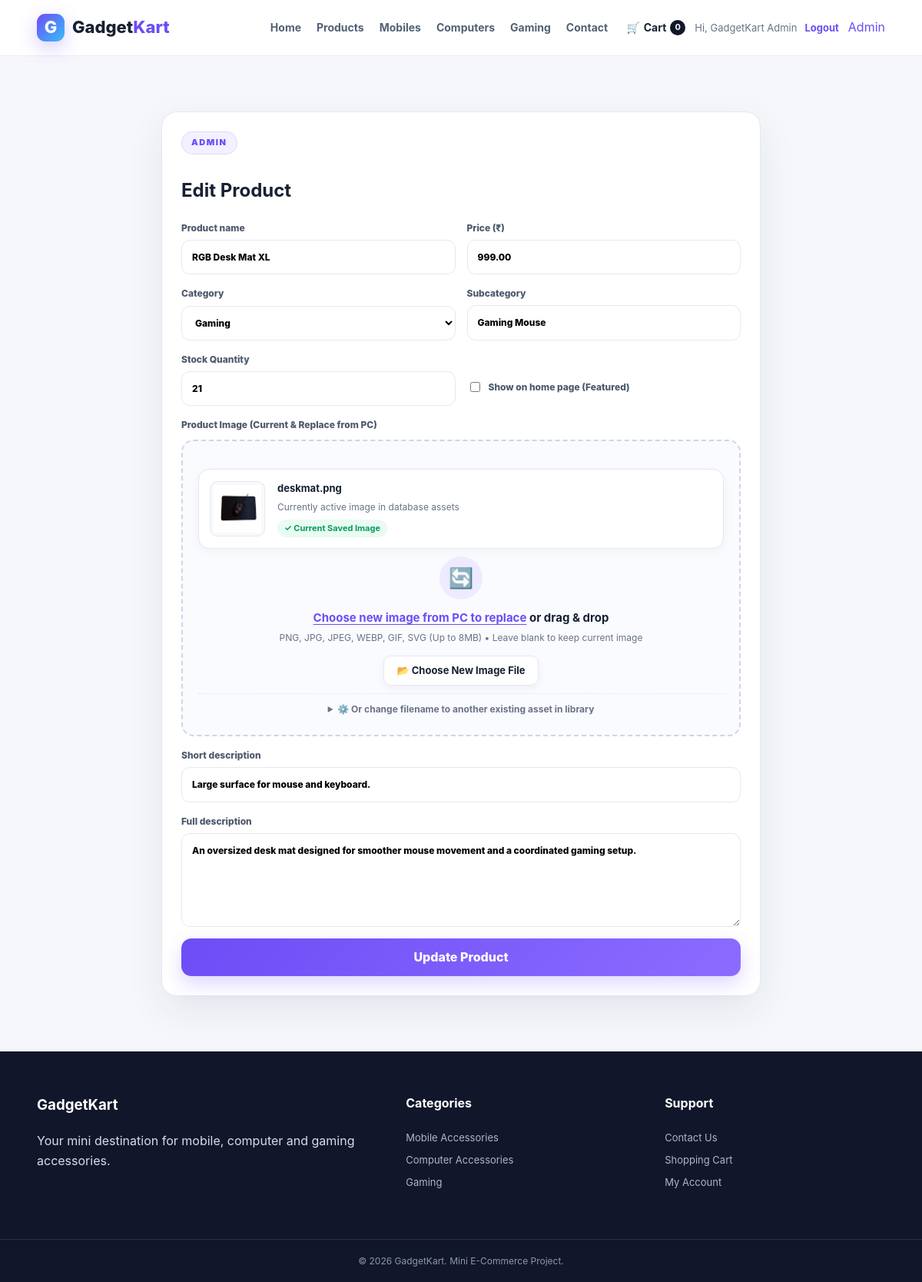
The app's page /admin/edit-product.php?id=24 (signed in) with its own data.
### tables this page shows
CREATE TABLE products (
  id INT AUTO_INCREMENT PRIMARY KEY,
  name VARCHAR(150) NOT NULL,
  category VARCHAR(80) NOT NULL,
  subcategory VARCHAR(80) NOT NULL,
  price DECIMAL(10,2) NOT NULL,
  stock INT NOT NULL DEFAULT 0,
  image VARCHAR(255) NOT NULL,
  short_description VARCHAR(255) NOT NULL,
  description TEXT NOT NULL,
  is_featured TINYINT(1) NOT NULL DEFAULT 0,
  is_active TINYINT(1) NOT NULL DEFAULT 1,
  created_at TIMESTAMP DEFAULT CURRENT_TIMESTAMP
);

### includes/functions.php (called while the page is built, shortened)
<?php
function e($value) {
    return htmlspecialchars((string)$value, ENT_QUOTES, 'UTF-8');
}

### admin/edit-product.php (the view, shortened to what this page needs)
<?php
require_once '../includes/functions.php';
$id = (int)($_GET['id'] ?? ($_POST['id'] ?? 0));
$st = $conn->prepare('SELECT * FROM products WHERE id = ? LIMIT 1');
$st->bind_param('i', $id);
$st->execute();
$product = $st->get_result()->fetch_assoc();
require '../includes/header.php';
?>
<section class="section">
    <div class="container narrow">
        <div class="form-card">
            <span class="eyebrow">ADMIN</span>
            <h1>Edit Product</h1>
            <form method="post" enctype="multipart/form-data">
                <div class="form-two">
                    <label>
                        Product name
                        <input name="name" required value="<?= e($product['name']) ?>">
                    </label>
                    <label>
                        Price (₹)
                        <input name="price" type="number" step="0.01" required value="<?= e($product['price']) ?>">
                    </label>
                </div>
                <div class="form-two">
                    <label>
                        Category
                        <select name="category" required>
                            <option value="Gaming" <?= $product['category'] === 'Gaming' ? 'selected' : '' ?>>Gaming</option>
                        </select>
                    </label>
                    <label>
                        Subcategory
                        <input name="subcategory" required value="<?= e($product['subcategory']) ?>">
                    </label>
                </div>
                <div class="form-two">
                    <label>
                        Stock Quantity
                        <input name="stock" type="number" min="0" required value="<?= e($product['stock']) ?>">
                    </label>
                    <div style="display:flex; flex-direction:column; justify-content:center;">
                        <label class="check" style="margin-top: 22px;">
                            <input type="checkbox" name="is_featured" <?= $product['is_featured'] ? 'checked' : '' ?>>
                            <span>Show on home page (Featured)</span>
                        </label>
                    </div>
                </div>
                <div class="image-upload-container">
                    <label style="margin-bottom: 2px;">
                        Product Image (Current & Replace from PC)
                    </label>
                    <div class="image-upload-box" id="dropzoneBox">
                        <div class="preview-card" id="currentSavedPreview">
                            <div class="preview-img-box">
                                <img src="../assets/images/<?= e($product['image']) ?>" alt="<?= e($product['name']) ?>">
                            </div>
                            <div class="preview-meta">
                                <strong><?= e($product['image']) ?></strong>
                                <small>Currently active image in database assets</small>
                                <div><span class="badge-ready">✓ Current Saved Image</span></div>
                            </div>
                        </div>
                        <div class="upload-dropzone" id="uploadDropzone" onclick="document.getElementById('imageFileInput').click()" style="margin-top: 10px;">
                            <div class="upload-icon-circle">🔄</div>
                            <div class="upload-title">
                                <span>Choose new image from PC to replace</span> or drag & drop
                            </div>
                            <div class="upload-subtext">
                                PNG, JPG, JPEG, WEBP, GIF, SVG (Up to 8MB) • Leave blank to keep current image
                            </div>
                            <div>
                                <span class="btn-browse">📂 Choose New Image File</span>
                            </div>
                        </div>
                        <details class="existing-asset-details" id="existingAssetDetails">
                            <summary>⚙️ Or change filename to another existing asset in library</summary>
                        </details>
                    </div>
                </div>
                <label>
                    Short description
                    <input name="short_description" required value="<?= e($product['short_description']) ?>">
                </label>
                <label>
                    Full description
                    <textarea name="description" rows="5" required><?= e($product['description']) ?></textarea>
                </label>
                <button class="btn" type="submit">Update Product</button>
            </form>
        </div>
    </div>
</section>
<?php require '../includes/footer.php'; ?>

### assets/css/style.css (style rules this page uses)
:root { --bg: #f5f7fb; --surface: #fff; --text: #172033; --muted: #697386; --line: #e4e8f0; --primary: #6c4df6; --primary2: #8c6cff; --dark: #11162a; --success: #0a9b62; --danger: #d74747; --shadow: 0 18px 50px rgba(24, 32, 56, 0.08); }
* { box-sizing: border-box; }
html { scroll-behavior: smooth; }
body { margin: 0; background: var(--bg); color: var(--text); font-family: Inter, Segoe UI, Arial, sans-serif; line-height: 1.6; }
img { max-width: 100%; display: block; }
button, input, select, textarea { font: inherit; }
.container { width: min(1120px, 92%); margin: auto; }
.btn { display: inline-flex; align-items: center; justify-content: center; gap: 8px; border: 0; border-radius: 13px; padding: 12px 20px; background: linear-gradient(135deg, var(--primary), var(--primary2)); color: #fff; font-weight: 800; cursor: pointer; box-shadow: 0 10px 25px rgba(108, 77, 246, 0.22); }
.eyebrow { display: inline-block; letter-spacing: 0.14em; font-size: 11px; font-weight: 900; color: var(--primary); background: rgba(108, 77, 246, 0.08); padding: 5px 12px; border-radius: 99px; border: 1px solid rgba(108, 77, 246, 0.15); margin-bottom: 8px; }
.section { padding: 72px 0; }
.summary-card, .form-card { background: #fff; border: 1px solid var(--line); border-radius: 20px; padding: 25px; box-shadow: var(--shadow); }
.auth-card form, .form-card form { display: grid; gap: 15px; }
.auth-card label, .form-card label { display: grid; gap: 6px; font-size: 12px; font-weight: 850; color: #4d586c; }
.auth-card input, .form-card input, .form-card textarea, .form-card select { width: 100%; border: 1px solid var(--line); border-radius: 11px; padding: 12px 13px; outline: none; background: #fff; }
.check { display: flex !important; grid-template-columns: auto 1fr !important; align-items: center; justify-content: start; gap: 8px !important; }
.check input { width: auto; }
.form-two { display: grid; grid-template-columns: 1fr 1fr; gap: 15px; }
.narrow { max-width: 780px; }
.image-upload-container { display: grid; gap: 8px; }
.image-upload-box { border: 2px dashed #cfd5e6; border-radius: 16px; padding: 24px 20px; background: #fafbff; transition: all 0.25s ease; position: relative; text-align: center; }
.upload-dropzone { display: flex; flex-direction: column; align-items: center; justify-content: center; cursor: pointer; }
.upload-icon-circle { width: 56px; height: 56px; border-radius: 50%; background: #eeeaff; color: var(--primary); display: grid; place-items: center; font-size: 26px; margin-bottom: 12px; transition: transform 0.25s ease, background 0.25s ease; }
.upload-title { font-size: 15px; font-weight: 700; color: var(--text); margin-bottom: 4px; }
.upload-title span { color: var(--primary); text-decoration: underline; text-underline-offset: 3px; }
.upload-subtext { font-size: 12px; color: var(--muted); margin-bottom: 14px; }
.btn-browse { display: inline-flex; align-items: center; gap: 6px; background: #fff; border: 1px solid var(--line); color: var(--text); font-weight: 700; padding: 8px 16px; border-radius: 10px; font-size: 13px; box-shadow: 0 4px 12px rgba(18, 25, 43, 0.05); pointer-events: none; }
.preview-card { display: flex; align-items: center; gap: 16px; background: #fff; border: 1px solid var(--line); border-radius: 14px; padding: 14px; margin-top: 12px; box-shadow: 0 4px 14px rgba(18, 25, 43, 0.04); text-align: left; }
.preview-img-box { width: 72px; height: 72px; border-radius: 10px; background: #f8f9fc; border: 1px solid var(--line); display: grid; place-items: center; overflow: hidden; flex-shrink: 0; padding: 4px; }
.preview-img-box img { width: 100%; height: 100%; object-fit: contain; }
.preview-meta { flex: 1; min-width: 0; }
.preview-meta strong { display: block; font-size: 13px; color: var(--text); white-space: nowrap; overflow: hidden; text-overflow: ellipsis; }
.preview-meta small { color: var(--muted); font-size: 12px; }
.badge-ready { display: inline-block; margin-top: 4px; padding: 3px 9px; font-size: 11px; font-weight: 750; border-radius: 99px; background: #e9fbf3; color: var(--success); }
.existing-asset-details { margin-top: 10px; border-top: 1px dashed var(--line); padding-top: 10px; }
.existing-asset-details summary { font-size: 12px; color: var(--muted); cursor: pointer; user-select: none; font-weight: 650; transition: color 0.2s; }

### records on screen
products: name "RGB Desk Mat XL", price "999.00", category "Gaming", subcategory "Gaming Mouse", stock "21", image (picture), image "deskmat.png", short_description "Large surface for mouse and keyboard.", description "An oversized desk mat designed for smoother mouse movement and a coordinated gaming setup."

### other values on screen
cart_count() "0"
current_user()['name'] "GadgetKart Admin"
